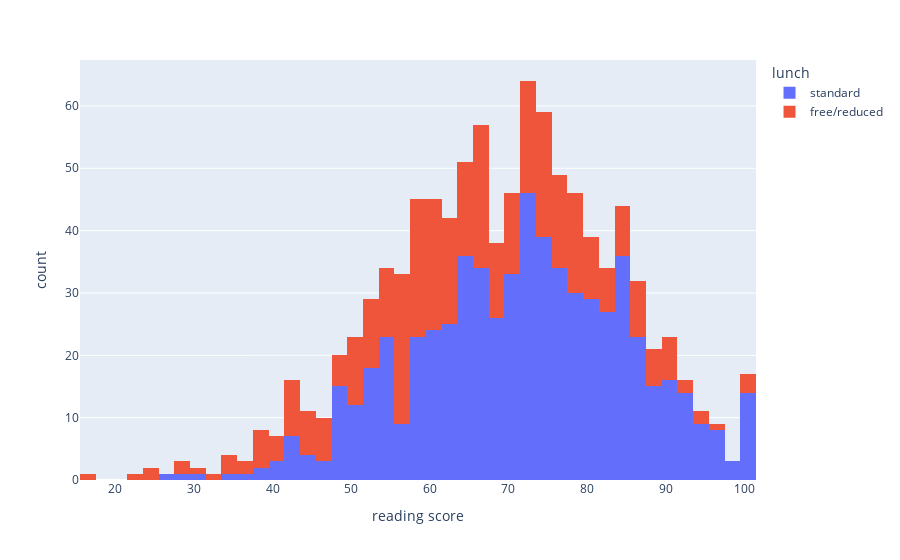

The cell this chart's notebook holds for it:
### Markdown cell above
### Stacked Histogram

### Code cell
px.histogram(df,x='reading score',color='lunch')

### Figure 1 — Plotly figure (JSON) as saved in the notebook; plotly's stock layout.template omitted (floating-point values rounded to 4 significant figures; data arrays with more than 128 entries replaced by an {"elided": "..."} marker saying what was removed)
{"data": [{"alignmentgroup": "True", "bingroup": "x", "hovertemplate": "lunch=standard<br>reading score=%{x}<br>count=%{y}<extra></extra>", "legendgroup": "standard", "marker": {"color": "#636efa", "pattern": {"shape": ""}}, "name": "standard", "offsetgroup": "standard", "orientation": "v", "showlegend": true, "type": "histogram", "x": {"elided": "645 int values"}, "xaxis": "x", "yaxis": "y"}, {"alignmentgroup": "True", "bingroup": "x", "hovertemplate": "lunch=free/reduced<br>reading score=%{x}<br>count=%{y}<extra></extra>", "legendgroup": "free/reduced", "marker": {"color": "#EF553B", "pattern": {"shape": ""}}, "name": "free/reduced", "offsetgroup": "free/reduced", "orientation": "v", "showlegend": true, "type": "histogram", "x": {"elided": "355 int values"}, "xaxis": "x", "yaxis": "y"}], "layout": {"barmode": "relative", "legend": {"title": {"text": "lunch"}, "tracegroupgap": 0}, "margin": {"t": 60}, "xaxis": {"anchor": "y", "domain": [0, 1], "title": {"text": "reading score"}}, "yaxis": {"anchor": "x", "domain": [0, 1], "title": {"text": "count"}}}}
